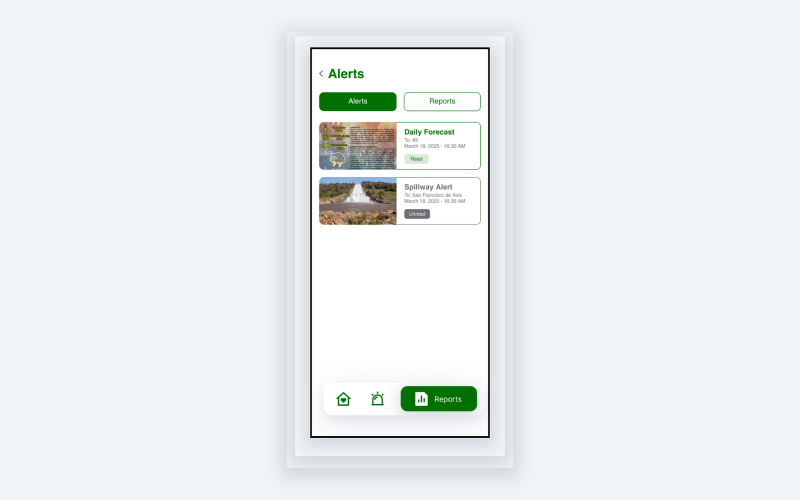
#> input picture src/assets/AIDA-Mob-Alert.png, 1600 x 1000 px (shown at 1/2 size); its folder holds only this picture in this run
$ python fix_screenshot_edges.py
#> lines starting #> are read from the running program, lines starting #| are printed output that depends on the picture; after the words box and inside, x2 and y2 are one past the last pixel; in counts of white or black regions, pixels touching at a corner belong together
#> in process, img is the input picture: PIL image 1600x1000 RGB; mean R, G, B 235.4, 239.5, 241.6
"""Re-canvas every project screenshot onto an identical 1600x1000 frame so
they read as a consistent set, and strip leftover OS/browser chrome bars
from full-bleed browser captures (the Lupon series).

Mobile/web mockups (isolated subject on a light bg) -> just re-extract the
subject bbox and re-center on the canonical canvas.

Browser captures (Lupon-*) -> additionally walk in from the top & bottom
removing rows that are >=70% near-black (window/tab chrome) or fully near
the canvas color (stray padding) before re-canvasing.
"""
from __future__ import annotations

from pathlib import Path

from PIL import Image, ImageChops, ImageFilter

ROOT = Path(__file__).resolve().parent.parent
ASSETS = ROOT / "src" / "assets"

CANVAS_W, CANVAS_H = 1600, 1000
BG = (241, 245, 249)
SHADOW_RGBA = (15, 23, 42, 35)
PAD_X, PAD_Y = 64, 64

BROWSER_PREFIXES = ("Lupon-",)


def extract_subject(img: Image.Image, tol: int = 12) -> Image.Image:
#> called with tol = 12
    bg = Image.new("RGB", img.size, BG)
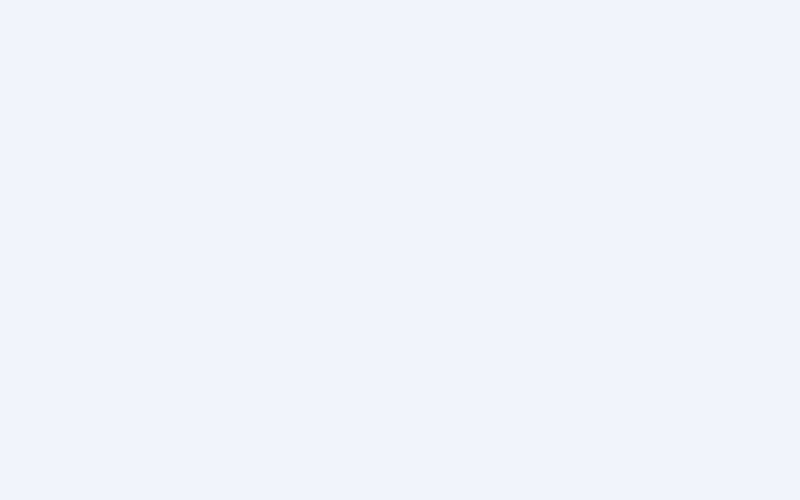
#> bg: PIL image 1600x1000 RGB (shown at 1/2 size); mean R, G, B 241, 245, 249
    diff = ImageChops.difference(img, bg)
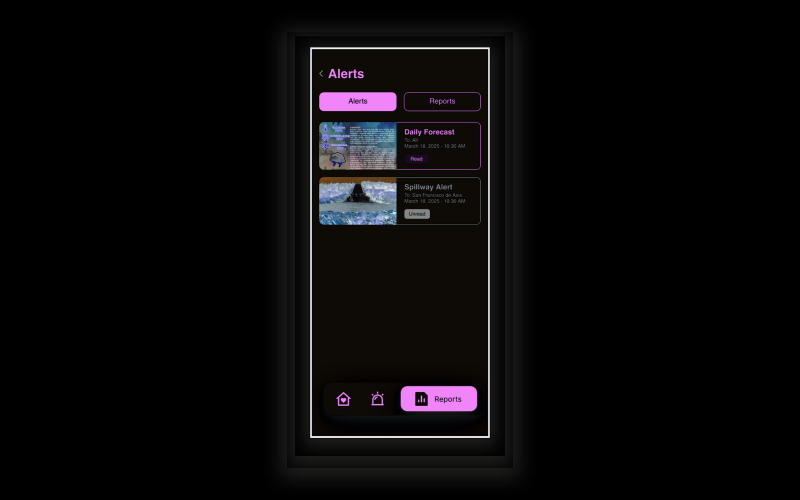
#> diff: PIL image 1600x1000 RGB (shown at 1/2 size); mean R, G, B 9, 7.8, 8.7
    mask = diff.convert("L").point(lambda v: 255 if v > tol else 0)
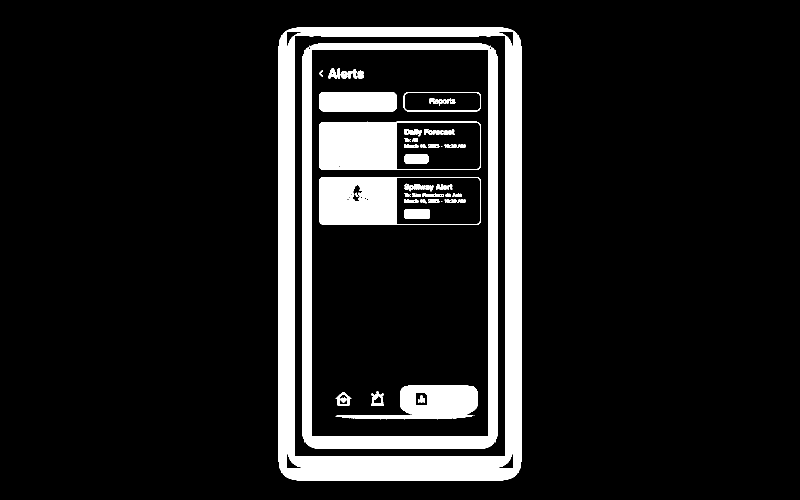
#> mask: PIL image 1600x1000 L (shown at 1/2 size); 11.3% white; 66 white regions (11 under 20 px), largest, box (x1, y1, x2, y2) and area: (557, 55, 1043, 961) 85432, (605, 87, 995, 898) 40996, (638, 243, 962, 340) 15928
    bbox = mask.getbbox()
#> bbox = (557, 55, 1043, 961)
    return img.crop(bbox) if bbox else img
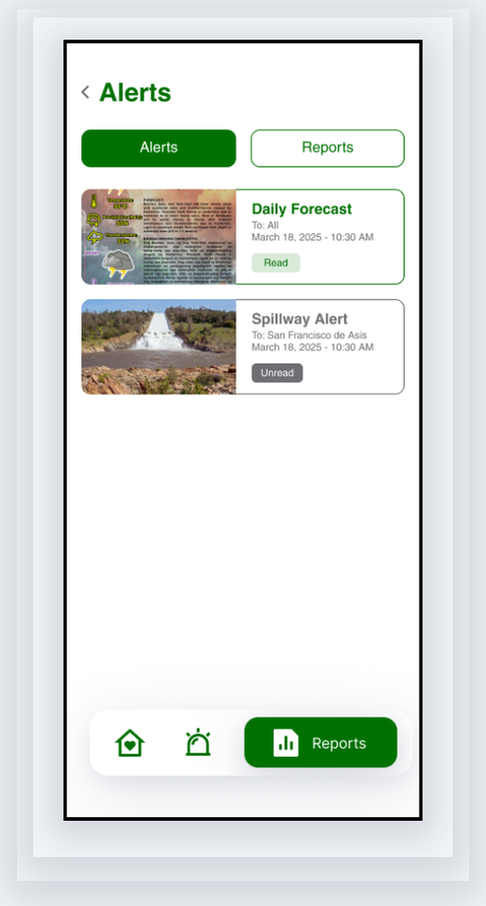
#> returned value: PIL image 486x906 RGB; mean R, G, B 221.5, 226.2, 223.3


# [48 lines left out: functions row_signature, trim_chrome, not called in this run]


def render(content: Image.Image) -> Image.Image:
    canvas = Image.new("RGBA", (CANVAS_W, CANVAS_H), BG + (255,))
    inner_w, inner_h = CANVAS_W - 2 * PAD_X, CANVAS_H - 2 * PAD_Y
    scale = min(inner_w / content.width, inner_h / content.height)
#> scale = 0.962
    sized = content.resize(
        (max(1, int(content.width * scale)), max(1, int(content.height * scale))),
        Image.LANCZOS,
    )
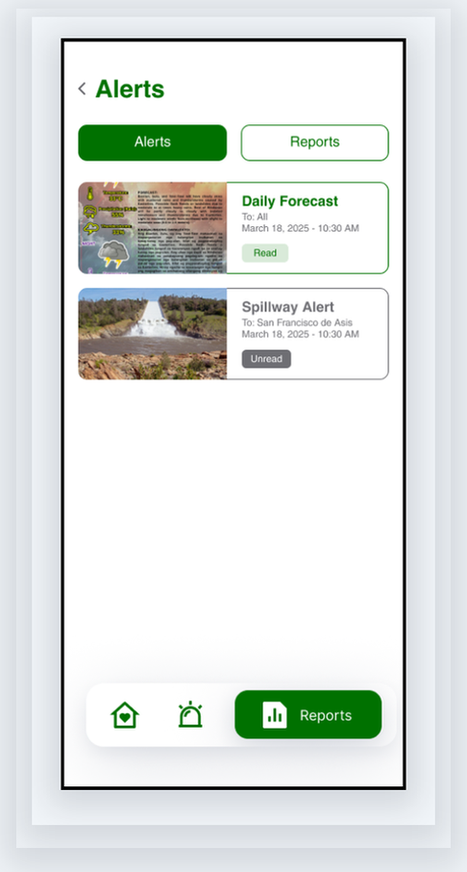
#> sized: PIL image 467x872 RGB; mean R, G, B 221.5, 226.2, 223.2

    shadow_layer = Image.new("RGBA", canvas.size, (0, 0, 0, 0))
#> shadow_layer: PIL image 1600x1000 RGBA; every value is 0
    shadow_box = Image.new("RGBA", (sized.width + 24, sized.height + 24), SHADOW_RGBA)
    shadow_layer.paste(
        shadow_box,
        ((CANVAS_W - shadow_box.width) // 2, (CANVAS_H - shadow_box.height) // 2 + 8),
    )
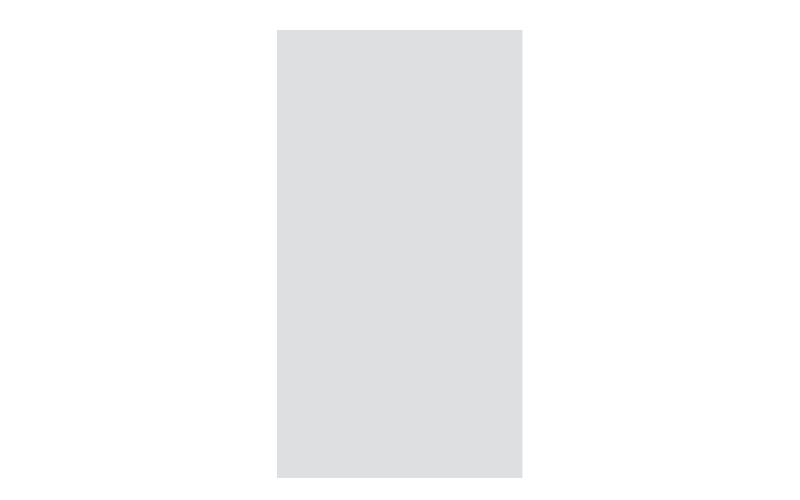
#> shadow_layer: PIL image 1600x1000 RGBA (shown at 1/2 size); mean R, G, B, A 4.1, 6.3, 11.5, 9.6; transparent parts drawn white
    shadow_layer = shadow_layer.filter(ImageFilter.GaussianBlur(18))
    canvas = Image.alpha_composite(canvas, shadow_layer)

    canvas.paste(
        sized.convert("RGBA"),
        ((CANVAS_W - sized.width) // 2, (CANVAS_H - sized.height) // 2),
    )
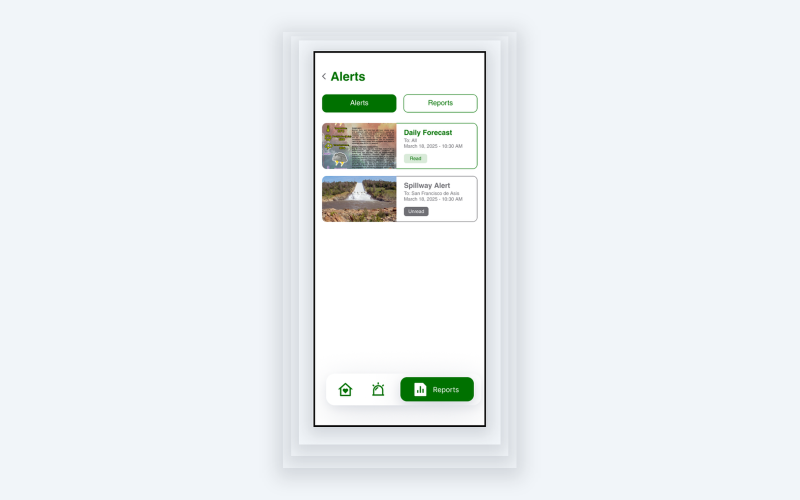
#> canvas: PIL image 1600x1000 RGBA (shown at 1/2 size); mean R, G, B, A 235.2, 239.4, 241.7, 255
    return canvas.convert("RGB")
#> returned value: PIL image 1600x1000 RGB


def process(path: Path) -> None:
    img = Image.open(path).convert("RGB")
    subject = extract_subject(img)

    is_browser = path.stem.startswith(BROWSER_PREFIXES)
    if is_browser:
        cleaned = trim_chrome(subject)
    else:
        cleaned = subject

    out = render(cleaned)
    out.save(path, "PNG", optimize=True)
    tag = "browser" if is_browser else "subject"
    print(f"  ok {path.name:<28} [{tag}] {subject.size} -> {cleaned.size}")
#|   ok AIDA-Mob-Alert.png           [subject] (486, 906) -> (486, 906)


def main() -> None:
    files = sorted(p for p in ASSETS.glob("*.png")
                   if p.stem.startswith(("AIDA-", "Lawod-", "Lupon-")))
    print(f"Re-cleaning {len(files)} screenshots")
    for p in files:
        process(p)


if __name__ == "__main__":
    main()

$ run again, on src/assets/AIDA-Web-Dashboard.png
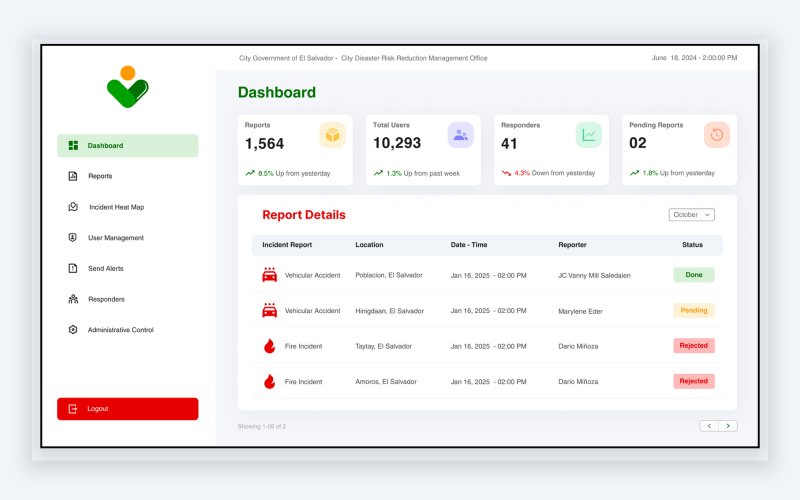
#> input picture src/assets/AIDA-Web-Dashboard.png, 1600 x 1000 px (shown at 1/2 size)
#> in process, img is the input picture: PIL image 1600x1000 RGB; mean R, G, B 240.3, 239.6, 240.7
#> in extract_subject, `mask = diff.convert("L").point(lambda v: 255 if v > tol else 0)`:
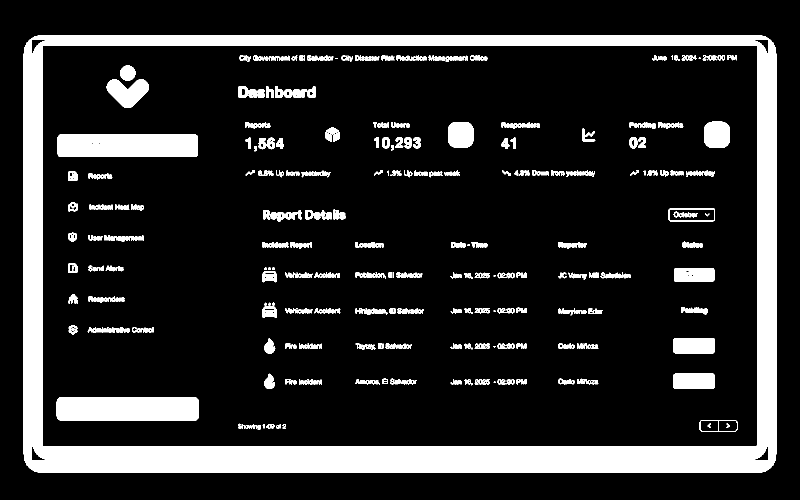
#> mask: PIL image 1600x1000 L (shown at 1/2 size); 15.6% white; 297 white regions (36 under 20 px), largest, box (x1, y1, x2, y2) and area: (47, 70, 1553, 946) 168272, (113, 795, 398, 841) 13031, (115, 269, 396, 314) 12328
#> bbox = (47, 70, 1553, 946)
#> in render, `canvas.paste( sized.convert("RGBA"), ((CANVAS_W - sized.width) // 2, (..`:
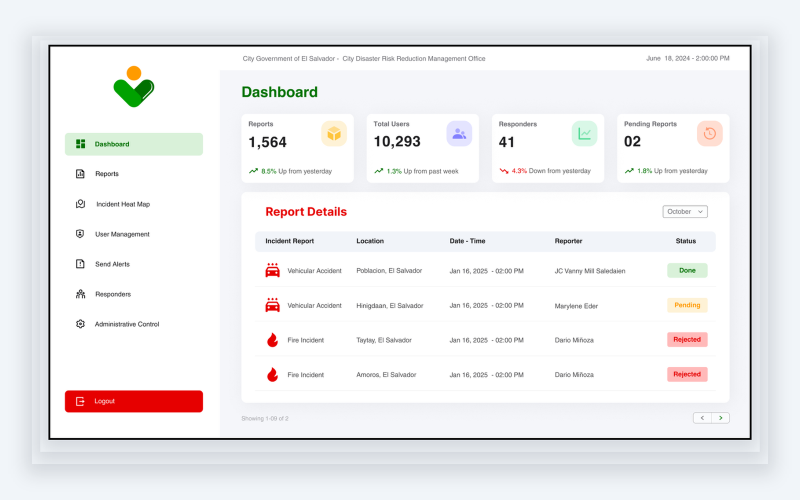
#> canvas: PIL image 1600x1000 RGBA (shown at 1/2 size); mean R, G, B, A 239.3, 238.9, 240.2, 255
#|   ok AIDA-Web-Dashboard.png       [subject] (1506, 876) -> (1506, 876)

$ run again, on src/assets/AIDA-Mob-Dashboard.png
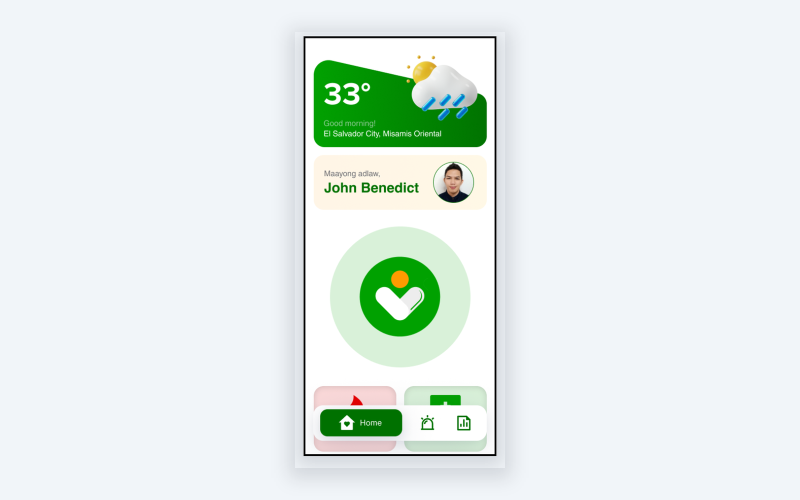
#> input picture src/assets/AIDA-Mob-Dashboard.png, 1600 x 1000 px (shown at 1/2 size)
#> in process, img is the input picture: PIL image 1600x1000 RGB; mean R, G, B 228.3, 237.8, 233.9
#> in extract_subject, `mask = diff.convert("L").point(lambda v: 255 if v > tol else 0)`:
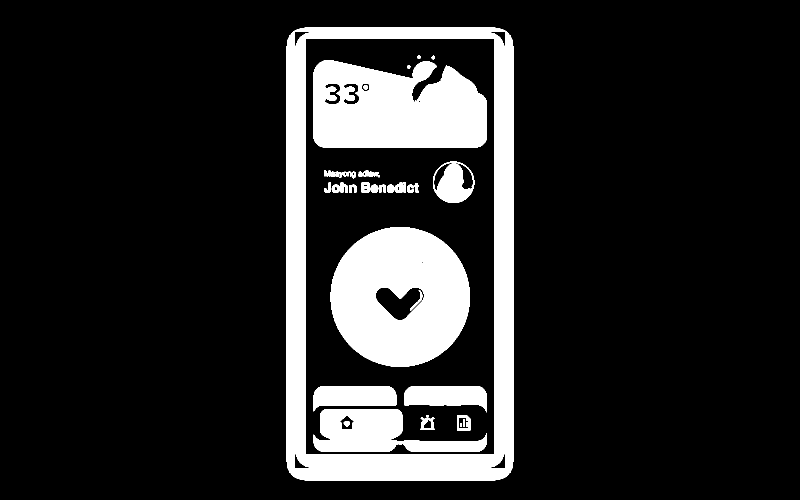
#> mask: PIL image 1600x1000 L (shown at 1/2 size); 14.9% white; 32 white regions (1 under 20 px), largest, box (x1, y1, x2, y2) and area: (573, 55, 1027, 961) 92724, (661, 454, 940, 734) 57221, (627, 120, 974, 295) 50370
#> bbox = (573, 55, 1027, 961)
#> in render, `canvas.paste( sized.convert("RGBA"), ((CANVAS_W - sized.width) // 2, (..`:
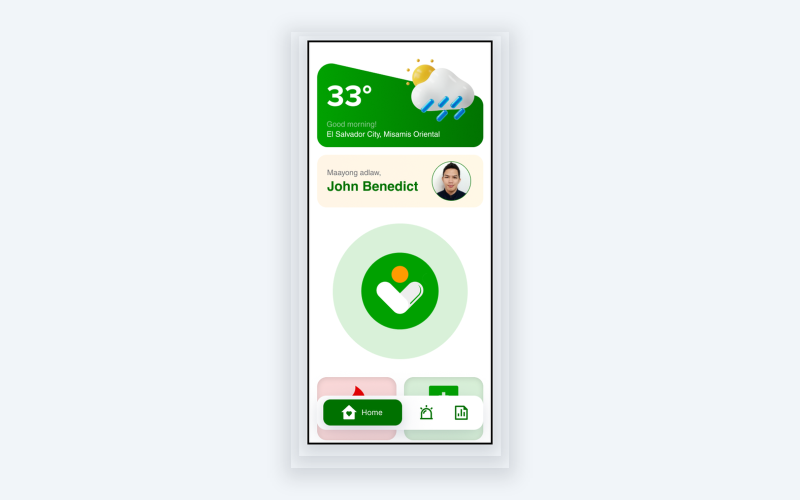
#> canvas: PIL image 1600x1000 RGBA (shown at 1/2 size); mean R, G, B, A 228.7, 237.8, 234.5, 255
#|   ok AIDA-Mob-Dashboard.png       [subject] (454, 906) -> (454, 906)
